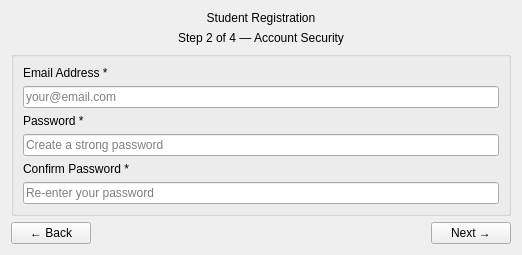
      <widget class="QWidget" name="pageAccount">
       <layout class="QVBoxLayout" name="verticalLayout_3">
        <item>
         <widget class="QLabel" name="pageTitleStep2">
          <property name="text">
           <string>Student Registration</string>
          </property>
          <property name="alignment">
           <set>Qt::AlignmentFlag::AlignHCenter</set>
          </property>
         </widget>
        </item>
        <item>
         <widget class="QLabel" name="labelStep2Sub">
          <property name="text">
           <string>Step 2 of 4 — Account Security</string>
          </property>
          <property name="alignment">
           <set>Qt::AlignmentFlag::AlignHCenter</set>
          </property>
         </widget>
        </item>
        <item alignment="Qt::AlignmentFlag::AlignHCenter">
         <widget class="QGroupBox" name="groupAccount">
          <property name="minimumSize">
           <size>
            <width>500</width>
            <height>0</height>
           </size>
          </property>
          <property name="maximumSize">
           <size>
            <width>600</width>
            <height>16777215</height>
           </size>
          </property>
          <property name="title">
           <string/>
          </property>
          <layout class="QVBoxLayout" name="verticalLayout_accountGroup">
           <item>
            <widget class="QLabel" name="labelEmail">
             <property name="text">
              <string>Email Address *</string>
             </property>
            </widget>
           </item>
           <item>
            <widget class="QLineEdit" name="editEmail">
             <property name="placeholderText">
              <string>your@email.com</string>
             </property>
            </widget>
           </item>
           <item>
            <widget class="QLabel" name="labelPassword">
             <property name="text">
              <string>Password *</string>
             </property>
            </widget>
           </item>
           <item>
            <widget class="QLineEdit" name="editPassword">
             <property name="echoMode">
              <enum>QLineEdit::EchoMode::Password</enum>
             </property>
             <property name="placeholderText">
              <string>Create a strong password</string>
             </property>
            </widget>
           </item>
           <item>
            <widget class="QLabel" name="labelConfirm">
             <property name="text">
              <string>Confirm Password *</string>
             </property>
            </widget>
           </item>
           <item>
            <widget class="QLineEdit" name="editConfirm">
             <property name="echoMode">
              <enum>QLineEdit::EchoMode::Password</enum>
             </property>
             <property name="placeholderText">
              <string>Re-enter your password</string>
             </property>
            </widget>
           </item>
          </layout>
         </widget>
        </item>
        <item>
         <layout class="QHBoxLayout" name="accountButtons">
          <item>
           <widget class="QPushButton" name="btnPrev2">
            <property name="cursor">
             <cursorShape>PointingHandCursor</cursorShape>
            </property>
            <property name="text">
             <string>← Back</string>
            </property>
           </widget>
          </item>
          <item>
           <spacer name="horizontalSpacer3">
            <property name="orientation">
             <enum>Qt::Orientation::Horizontal</enum>
            </property>
            <property name="sizeHint" stdset="0">
             <size>
              <width>0</width>
              <height>0</height>
             </size>
            </property>
           </spacer>
          </item>
          <item>
           <widget class="QPushButton" name="btnNext2">
            <property name="cursor">
             <cursorShape>PointingHandCursor</cursorShape>
            </property>
            <property name="text">
             <string>Next →</string>
            </property>
           </widget>
          </item>
         </layout>
        </item>
       </layout>
      </widget>
